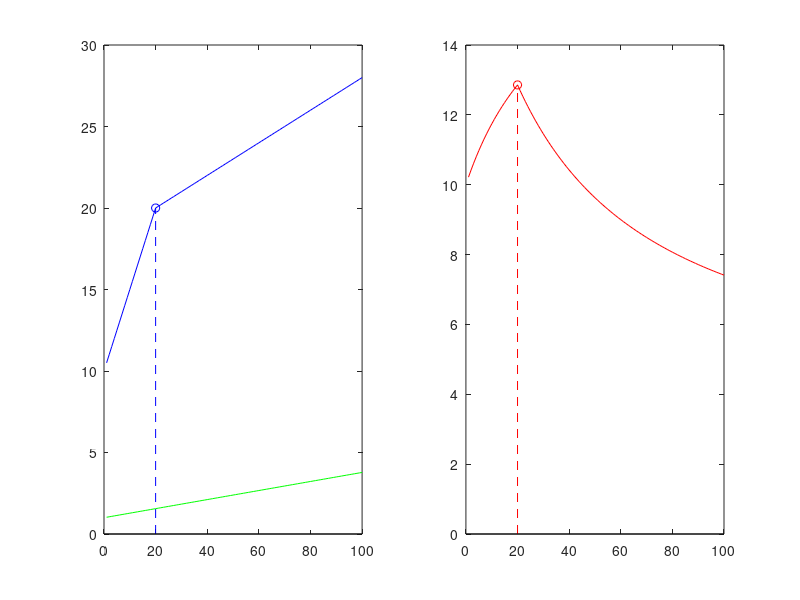

This figure's MATLAB source:
close all; clear all; clc;

%%
p=100;
k0=20;
dn=k0;
a1=.5; % 0<a1<=1
a2=0.1; % 0<a2<a1

%%
aff=@(a,b,x)a*x+b;

%% we want a1*k0+b1=a2*k0+b2 and a1*k0+b1=dn
b1=dn-a1*k0;
b2=dn-a2*k0;
x1=1:k0;
x2=(k0+1):p;
h=[aff(a1,b1,x1) aff(a2,b2,x2)];

%% candidat ex+d
%
% comment : maybe only condition is a2/b2 < e/d < a1/b1
%
% th choice (knowing k0)

e=1;
d=e/2*(b1/a1+b2/a2);

%
e=.5*(a2/b2+a1/b1);
d=1;

f=aff(e,d,1:p);

%%

fprintf('left k0 derivative of h/f %f\n',a1*d-e*b1); %(a1*d-e*b1) > 0
fprintf('right k0 derivative of h/f %f\n',a2*d-e*b2); %(a2*d-e*b2) < 0
fprintf('lb for coeff d : %f\n' ,e*b1/a1)
fprintf('ub for coeff d : %f\n' ,e*b2/a2)

%%
[mhf,ihf]=max(h./f(1:p));

figure(1);
subplot(1,2,1);
plot(h,'b'); hold on;
stem(k0,h(k0),'b--');
plot(f,'g'); hold on;
subplot(1,2,2);
plot(h./f,'r'); hold on;
stem(ihf,mhf,'r--');